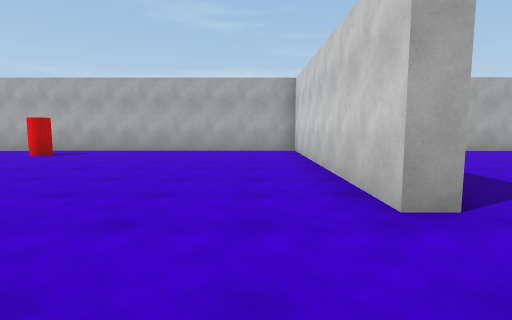
View 1 (above)

18 first-person views from a walk through a scene from a Unity 3-D project. The camera is 1.4 m above the floor, tilts 6° down and sees 80° across. The floor is counted in squares, 2 m on a side. Each view is taken from the middle of a square. On the plan, view 1 faces up. The plan holds only what a view shows up to about 10 squares ahead; the rest is blank. The place goes on beyond the plan. The player is left out.

View 2
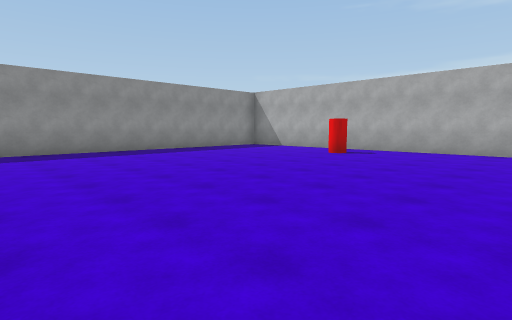

View 3
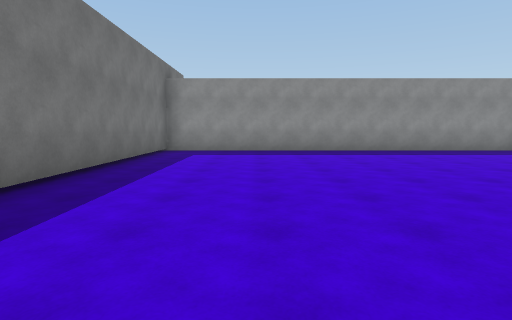

View 4
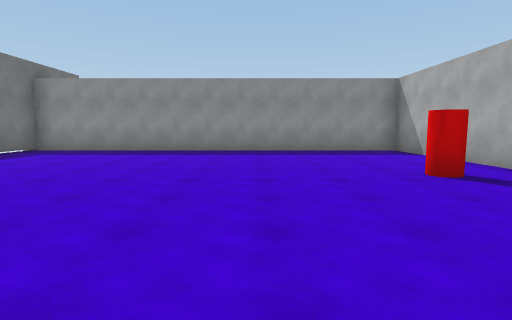

View 5
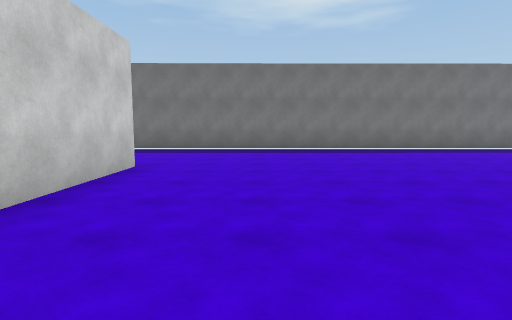

View 6
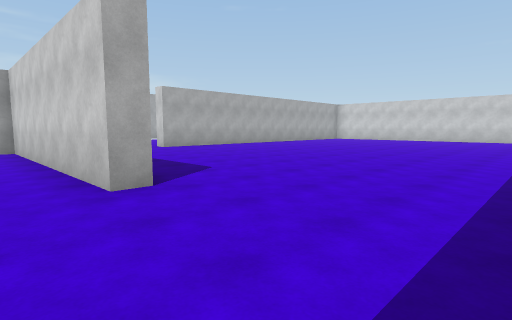

View 7
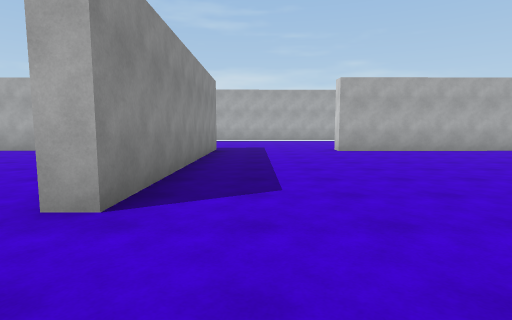

View 8
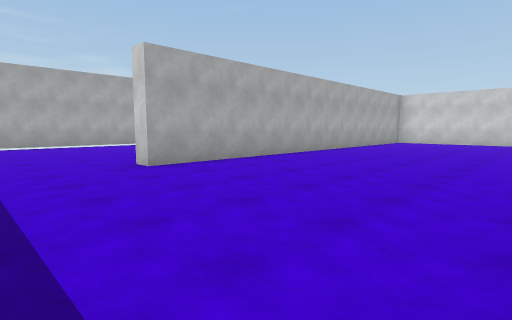

View 9
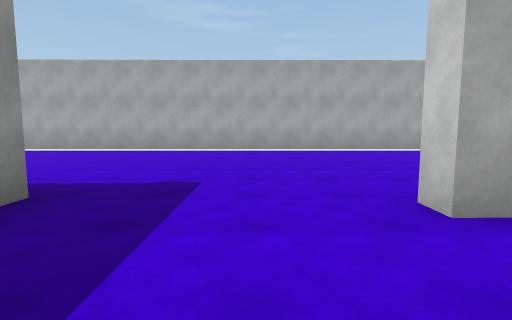

View 10
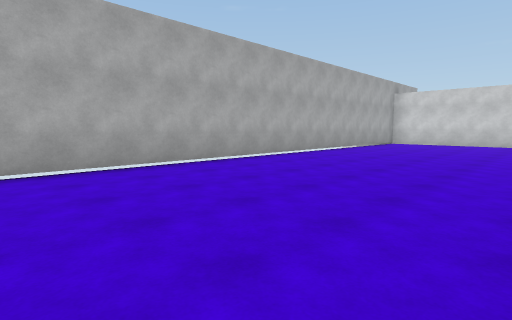

View 11
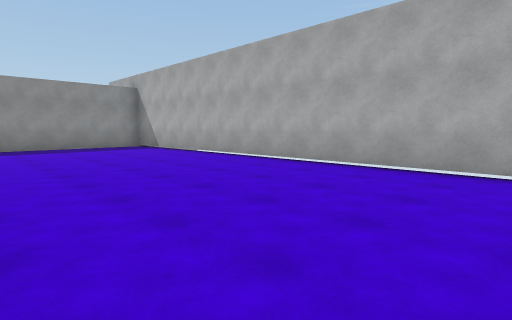

View 12
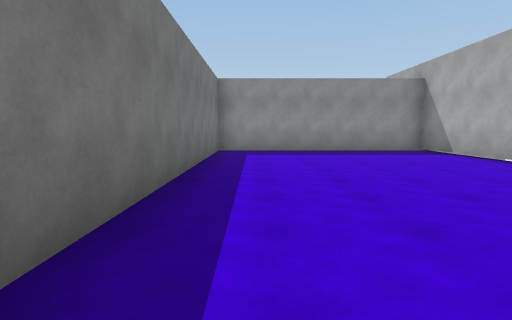

View 13
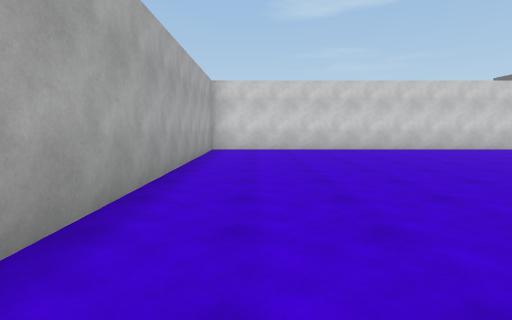

View 14
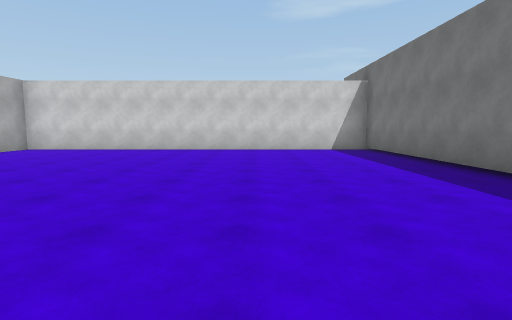

View 15
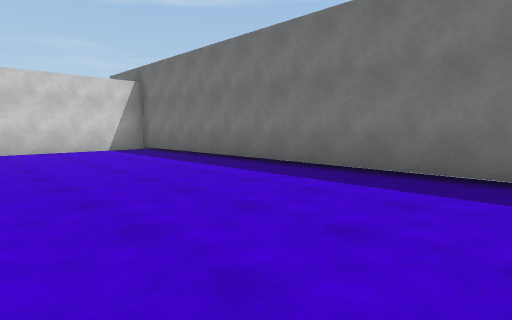

View 16
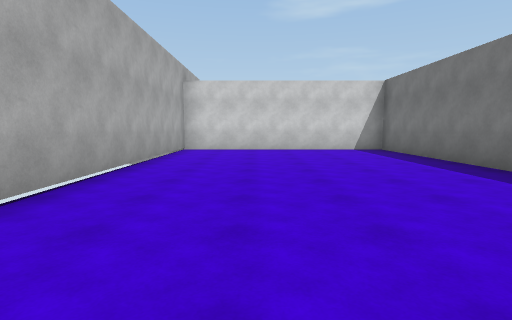

View 17
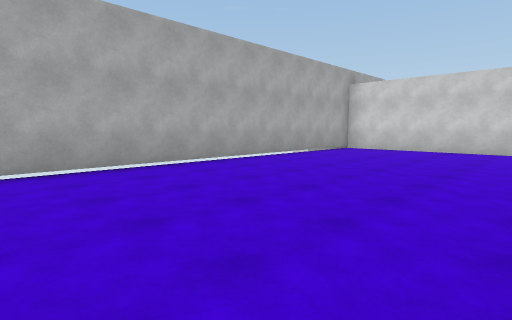

View 18
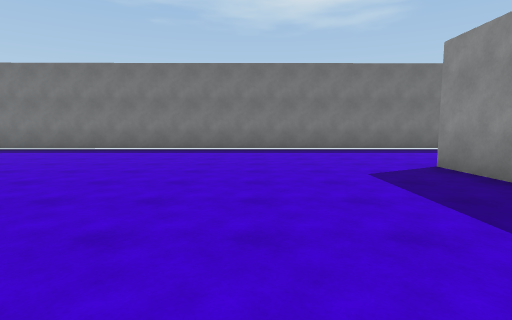

### Floor plan
Points are (right, up) in squares from view 1. A wall is a line through its corners. A room is listed if a view was taken in it or the views show most of it. See-through windows are left out.
Room 1 (views 1, 2, 3, 4, 5, 6)
walls: (1.2, 2.5) (1.2, 9.3) (-10.4, 9.2) (-10.4, -1.7) (0.5, -1.7)
ways out: opening at (1, 0.5) to room 2
objects: red cylinder (-5, 8)
Room 2 (views 7, 8, 9, 10, 11, 12, 13, 14, 15, 16, 17, 18)
walls: (1.7, 10.1) (1.7, 2.5) (1.2, 2.5); (12.8, 10) (17.9, 10) (17.9, 16.3) (-10.4, 16.1) (-10.4, 9.8) (-2.2, 9.9); (0.5, -1.7) (17.9, -1.6) (17.9, 9.4) (5.5, 9.3) (5.5, 9.9)
ways out: opening at (1, 0.5) to room 1

Where each view was taken, in squares from view 1:
view 1: 0 up, 0 right, facing up
view 2: 0 up, 1 left, facing up-left
view 3: 1 up, 1 left, facing left
view 4: 5 up, 1 left, facing left
view 5: 8 up, 1 left, facing down
view 6: 1 down, 0 right, facing up-right
view 7: 0 up, 3 right, facing up
view 8: 4 up, 3 right, facing up-right
view 9: 7 up, 4 right, facing up
view 10: 11 up, 4 right, facing up-right
view 11: 11 up, 1 right, facing up-left
view 12: 11 up, 1 left, facing left
view 13: 8 up, 8 right, facing right
view 14: 2 up, 8 right, facing right
view 15: 3 up, 8 right, facing down-right
view 16: 14 up, 8 right, facing right
view 17: 11 up, 8 right, facing up-right
view 18: 8 up, 5 right, facing down
